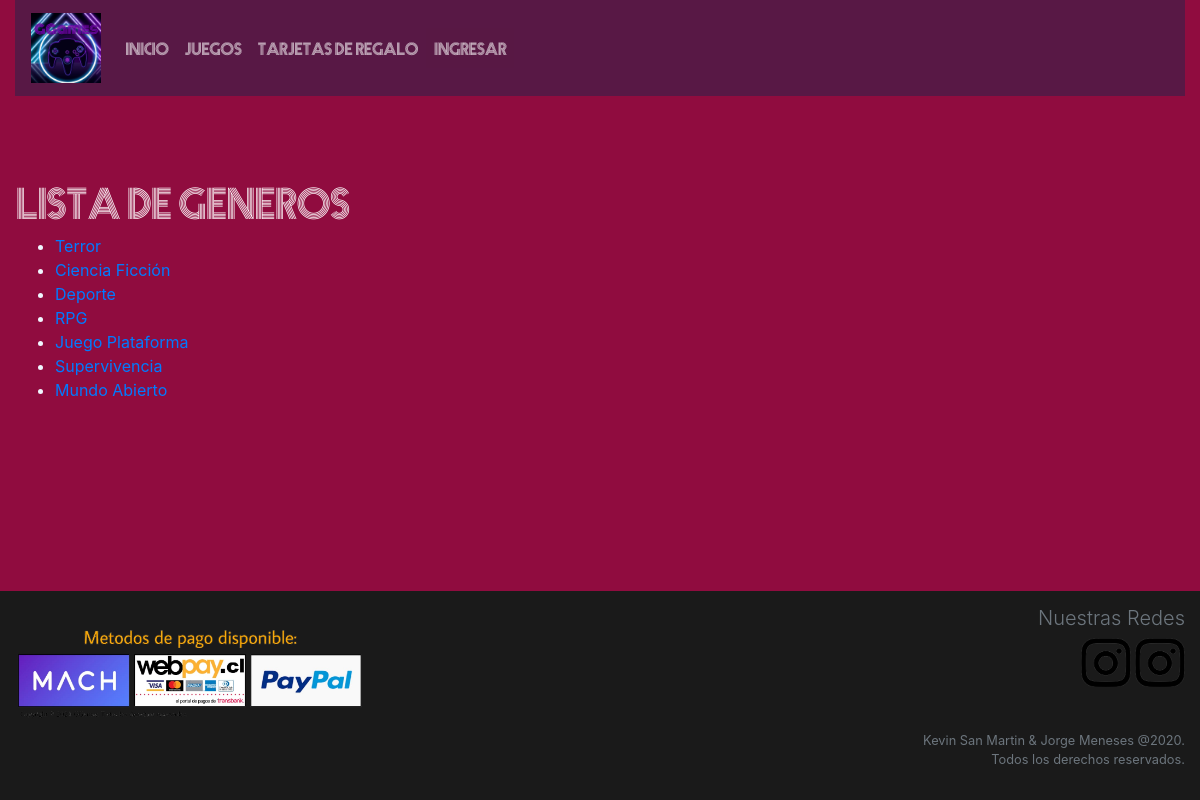
Screenshot of /Aplicacion/genero/ with the database file from the repository.
### Aplicacion/models.py (models this page shows, shortened)
class Genero(models.Model):
	nombre_genero = models.CharField(max_length=200)
	def get_absolute_url(self):
		return reverse('genero-detail', args=[str(self.id)])

### Aplicacion/views.py (the view)
# urls.py: path('genero/',views.GeneroListView.as_view(),name='genero'),
class GeneroListView(generic.ListView):
    model=Genero
    paginate=10

### Aplicacion/templates/Aplicacion/genero_list.html
{% extends "base_generic.html" %}
{% block content %}
<section>
    <article class="col-xs-12 col-sm-12 col-lg-12 col-xl-12">
        <h1>Lista de Generos</h1>
    </article>
    <article class="col-xs-12 col-sm-12 col-lg-12 col-xl-12">
        {% if genero_list %}
        <ul>
            {% for genero in genero_list %}
            <div>
                <li style="color: aliceblue;">
                    <a href="{{ genero.get_absolute_url }}" >{{genero.nombre_genero}}</a>
                </li>
            </div>
            {% endfor %}
        </ul>
        {% else %}
            <p>No hay Generos disponible</p>
        {% endif %}
    </article>
</section>
{% endblock %}

### Aplicacion/static/css/estilos_inicio.css (style rules this page uses)
* { box-sizing: border-box; }
body { background: #900C3F; margin: 0; padding: 0; display: flex; flex-wrap: wrap; min-height: 100vh; }

### Aplicacion/static/css/estilos_juegos.css (style rules this page uses)
body { background: #900C3F; }
h1 { font-family: "Prisma"; color: #ffffff; }

### Aplicacion/static/css/estilos_Formularios.css (style rules this page uses)
* { box-sizing: border-box; }
body { background: #900C3F; margin: 0; padding: 0; display: flex; flex-wrap: wrap; min-height: 100vh; }

### Aplicacion/static/css/tarjetas.css (style rules this page uses)
body { background: #900C3F; }
h1 { font-family: "Prisma"; color: #ffffff; }

### rows the page displays
Genero: nombre_genero "Terror"
Genero: nombre_genero "Ciencia Ficción"
Genero: nombre_genero "Deporte"
Genero: nombre_genero "RPG"
Genero: nombre_genero "Juego Plataforma"
Genero: nombre_genero "Supervivencia"
Genero: nombre_genero "Mundo Abierto"
